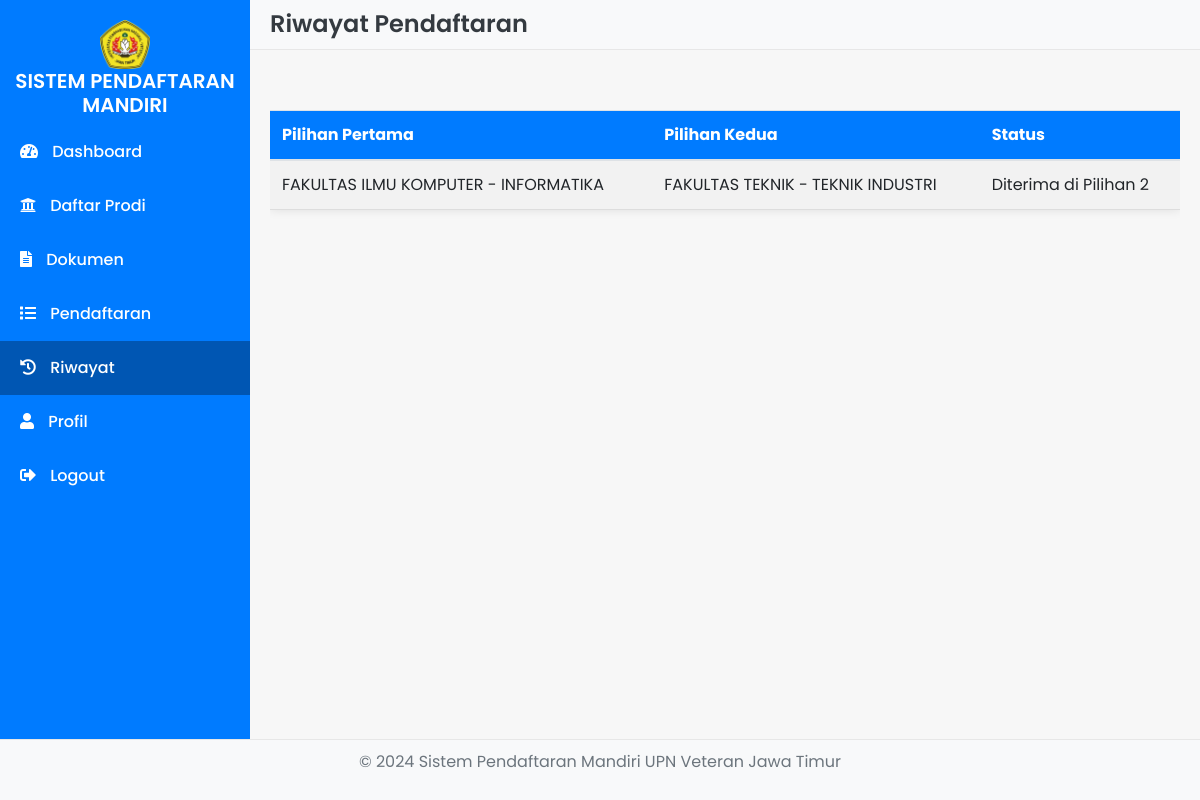
The app's page /pendaftar/riwayat.php (signed in) with its own data.
### tables this page shows
CREATE TABLE `prodi_pil` (
  `id_prodi_pil` int(11) NOT NULL,
  `idprodi` int(11) NOT NULL,
  `idpendaftar` int(11) NOT NULL,
  `pilihan` int(11) NOT NULL,
  `status` int(11) NOT NULL
);

CREATE TABLE `fakultas` (
  `idfakultas` int(11) NOT NULL,
  `nama` char(50) NOT NULL,
  `img` varchar(100) NOT NULL
);

CREATE TABLE `prodi` (
  `idprodi` int(11) NOT NULL,
  `idfakultas` int(11) NOT NULL,
  `nama_prodi` char(50) NOT NULL,
  `id_penilai` int(11) NOT NULL
);

### pendaftar/riwayat.php (the view, shortened to what this page needs)
<?php
include('../config.php');
$idpendaftar = $_SESSION['idpendaftar'];
$pendaftaranQuery = "
    SELECT
        p1.idprodi AS prodi1_id,
        p1.status AS status1,
        p2.idprodi AS prodi2_id,
        p2.status AS status2,
        prodi1.nama_prodi AS nama_prodi1,
        fakultas1.nama AS nama_fakultas1,
        prodi2.nama_prodi AS nama_prodi2,
        fakultas2.nama AS nama_fakultas2
    FROM
        prodi_pil p1
    LEFT JOIN
        prodi_pil p2 ON p1.idpendaftar = p2.idpendaftar AND p2.pilihan = 2
    LEFT JOIN
        prodi prodi1 ON p1.idprodi = prodi1.idprodi
    LEFT JOIN
        fakultas fakultas1 ON prodi1.idfakultas = fakultas1.idfakultas
    LEFT JOIN
        prodi prodi2 ON p2.idprodi = prodi2.idprodi
    LEFT JOIN
        fakultas fakultas2 ON prodi2.idfakultas = fakultas2.idfakultas
    WHERE
        p1.idpendaftar = '$idpendaftar' AND p1.pilihan = 1
";
$pendaftaranResult = $conn->query($pendaftaranQuery);
$pendaftaranData = $pendaftaranResult->fetch_assoc();
$status = '';
if ($pendaftaranData['status1'] == 1) {
    $status = 'Diproses';
} elseif ($pendaftaranData['status1'] == 2) {
    $status = 'Diterima di Pilihan 1';
} elseif ($pendaftaranData['status1'] == 3) {
    $status = 'Diterima di Pilihan 2';
} elseif ($pendaftaranData['status1'] == 4) {
    $status = 'Ditolak';
}
?>
<!DOCTYPE html>
<html lang="en">
<head>
    <link href="https://stackpath.bootstrapcdn.com/bootstrap/4.5.2/css/bootstrap.min.css" rel="stylesheet">
    <link rel="stylesheet" href="https://cdnjs.cloudflare.com/ajax/libs/font-awesome/5.15.1/css/all.min.css">
</head>
<body>
    <div class="sidebar">
        <div class="text-center">
            <img src="../logo.png" class="img-fluid" alt="Logo" style="width: 50px;">
            <h5>SISTEM PENDAFTARAN MANDIRI</h5>
        </div>
        <a href="index.php"><i class="fas fa-tachometer-alt"></i> Dashboard</a>
        <a href="prodi.php"><i class="fas fa-university"></i> Daftar Prodi</a>
        <a href="dokumen.php"><i class="fas fa-file-alt"></i> Dokumen</a>
        <a href="daftar.php"><i class="fas fa-list"></i> Pendaftaran</a>
        <a href="riwayat.php" class="active"><i class="fas fa-history"></i> Riwayat</a>
        <a href="profil.php"><i class="fas fa-user"></i> Profil</a>
        <a href="../logoutpendaftar.php"><i class="fas fa-sign-out-alt"></i> Logout</a>
    </div>
    <div class="header">
        <h2>Riwayat Pendaftaran</h2>
    </div>
    <div class="main-content">
        <div class="table-responsive">
            <table class="table table-striped">
                <thead>
                    <tr>
                        <th>Pilihan Pertama</th>
                        <th>Pilihan Kedua</th>
                        <th>Status</th>
                    </tr>
                </thead>
                <tbody>
                    <?php if ($pendaftaranData): ?>
                        <tr>
                            <td><?php echo $pendaftaranData['nama_fakultas1'] . ' - ' . $pendaftaranData['nama_prodi1']; ?></td>
                            <td><?php echo $pendaftaranData['nama_fakultas2'] . ' - ' . $pendaftaranData['nama_prodi2']; ?></td>
                            <td><?php echo $status; ?></td>
                        </tr>
                    <?php else: ?>
                        <tr>
                            <td colspan="3">Tidak ada data pendaftaran.</td>
                        </tr>
                    <?php endif; ?>
                </tbody>
            </table>
        </div>
    </div>
    <footer>
        <p>&copy; 2024 Sistem Pendaftaran Mandiri UPN Veteran Jawa Timur</p>
    </footer>
</body>
</html>

### pendaftar/riwayat.php (style rules this page uses)
body { font-family: 'Poppins', sans-serif; background-color: #f7f7f7; padding-top: 70px; }
.sidebar { height: 100vh; position: fixed; top: 0; left: 0; width: 250px; background-color: #007bff; color: white; padding-top: 20px; }
.sidebar a { color: white; display: block; padding: 15px 20px; text-decoration: none; font-weight: 500; }
.sidebar a:hover, .sidebar a.active { background-color: #0056b3; color: white; }
.sidebar i { margin-right: 10px; }
.main-content { margin-left: 250px; padding: 20px; padding-bottom: 70px; }
footer { background-color: #f8f9fa; color: #6c757d; padding: 10px 0; text-align: center; width: 100%; position: fixed; bottom: 0; border-top: 1px solid #e7e7e7; }
h2, h5 { font-weight: 600; }
.header { background-color: #f8f9fa; color: #343a40; padding: 10px 20px; border-bottom: 1px solid #e7e7e7; font-size: 1.5rem; position: fixed; width: calc(100% - 250px); left: 250px; top: 0; z-index: 1000; }
.header h2 { margin: 0; font-size: 1.5rem; }
.table-responsive { margin-top: 20px; }
table { background-color: #fff; border-collapse: collapse; width: 100%; box-shadow: 0 0 10px rgba(0, 0, 0, 0.1); }
th, td { padding: 15px; text-align: left; border-bottom: 1px solid #ddd; }
th { background-color: #007bff; color: white; }

### records on screen
prodi_pil: fakultas.nama "FAKULTAS ILMU KOMPUTER", idprodi.nama_prodi "INFORMATIKA", fakultas.nama "FAKULTAS TEKNIK", prodi.nama_prodi "TEKNIK INDUSTRI", status "Diterima di Pilihan 2"
